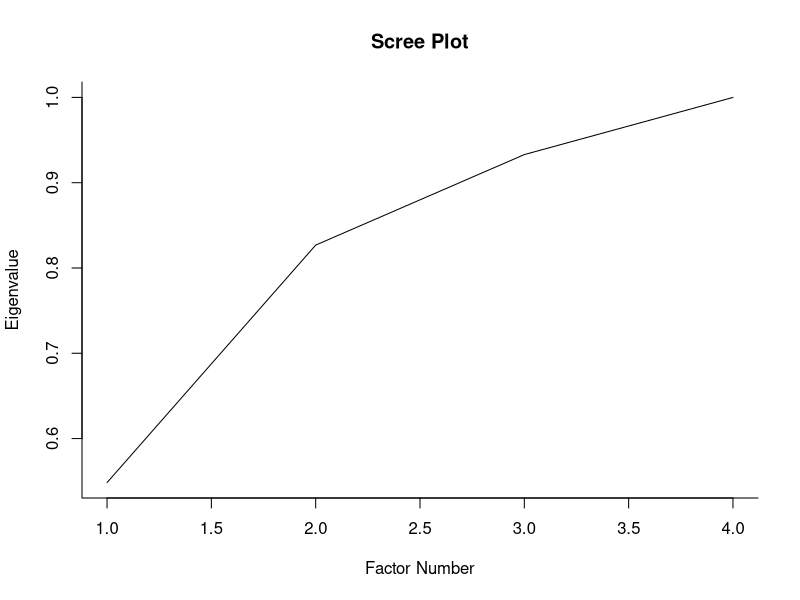

The R script that drew this image:
# Factor Analysis

# Factor Analysis (FA) can be considered an extension of Principal Component Analysis (PCA). Both methods reduce the dimension of a set of variables into a smaller number of factors which captures most of the variance of the original dataset.

# FA tries to explain the correlation between variables by considering both a common source of variance shared among the variables and a specific source of variance unique to each variable.

  # The main difference between PCA and FA is that PCA is primarily a descriptive tool, whereas FA is a formal statistical model.

# Let R be a 4 by 4 matrix which shows the sample correlations between 4 variables related to the financial status of a company:

x1 <- c(1, 0.69, 0.28, 0.35)
x2 <- c(0.69, 1, 0.255, 0.195)
x3 <- c(0.28, 0.255, 1, 0.61)
x4 <- c(0.35, 0.195, 0.61, 1)

R <- cbind(x1, x2, x3, x4) # R matrix

# Calculate the eigenvalues and eigenvectors of R.

ev <- eigen(R)
values <- ev$values # eigenvalues
vectors <- ev$vectors # eigenvectors

# Formulate the orthogonal factor model with m factors for the vector X that generated these data.

L <- c() # empty matrix

for (i in 1:4) {
  L <- c(L, t(matrix(sqrt(values[i])%*%(vectors[, i]))))
}

L <- matrix(L, nrow = 4) # loading matrix
Psi <- diag(R - L%*%t(L)) # Psi matrix

R_estimated <-  L%*%t(L) + Psi # covariance matrix S = LL' + Psi

# For m = 2 and m = 3 calculate the loading matrices, the communalities, and the percentage that the communality represents of the variance of each variable.

var_proportion <- values / 4
x <- c(1, 2, 3, 4)
variance <- c(0, 0, 0, 0)
t <- 0

for (i in 1:4) {
  t <- t + var_proportion[i]
  variance[i] <- t
}

plot(x, variance, type = "l", main = "Scree Plot",
     xlab = "Factor Number", ylab = "Eigenvalue", bty = "L") # score plot; first two factors explain approx 80% of the total variance

  # Communalities

comm_m2 <- diag(L[1:4, 1:2]%*%t(L[1:4, 1:2])) # m = 2
comm_m3 <- diag(L[1:4, 1:3]%*%t(L[1:4, 1:3])) # m = 3




